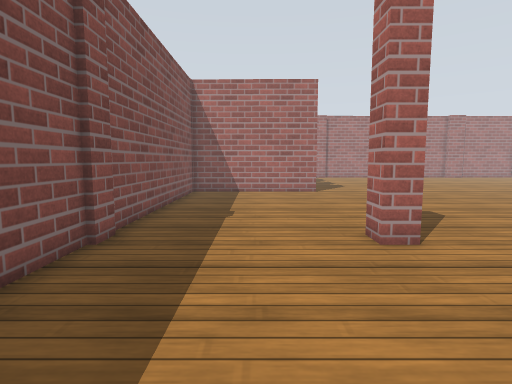
View 1 (above)

17 first-person views from a walk through a world built for the Gazebo simulator. The camera is 0.94 m above the floor, tilts 6° down and sees 80° across. The floor is counted in squares, 0.5 m on a side. Each view is taken from the middle of a square. On the plan, view 1 faces up. The plan holds only what a view shows up to about 16 squares ahead; the rest is blank. The place goes on beyond the plan. Surface patterns are stand-ins for the level's own textures.

View 2
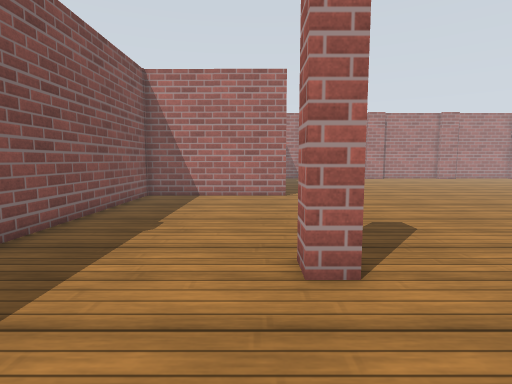

View 3
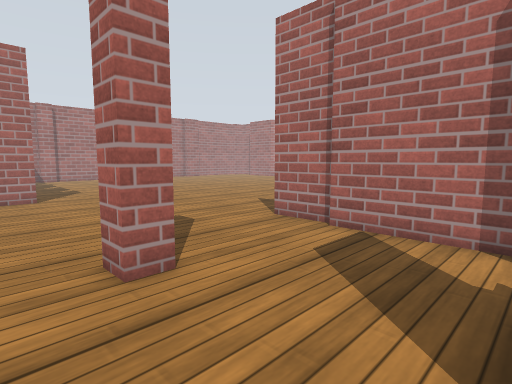

View 4
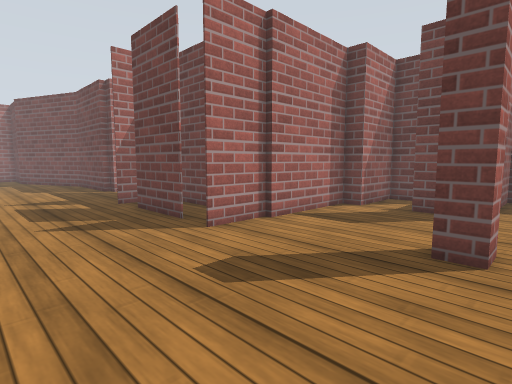

View 5
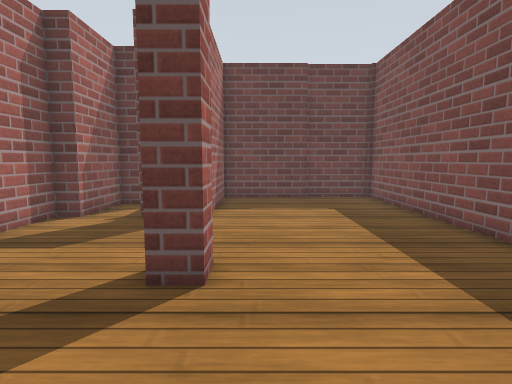

View 6
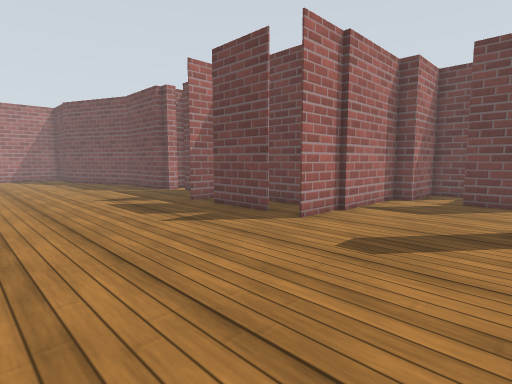

View 7
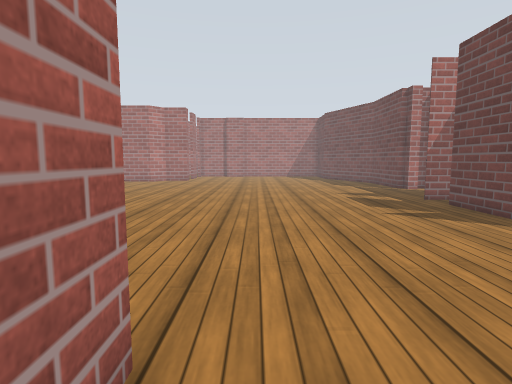

View 8
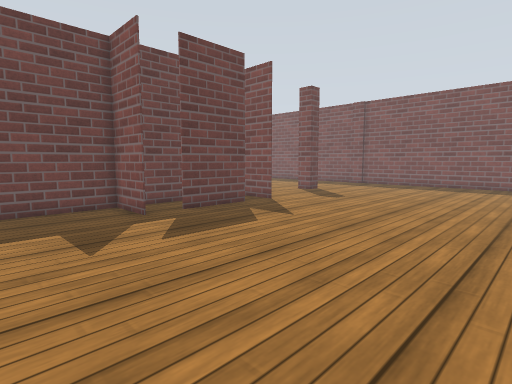

View 9
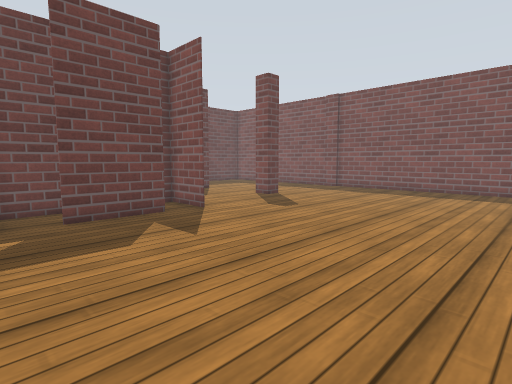

View 10
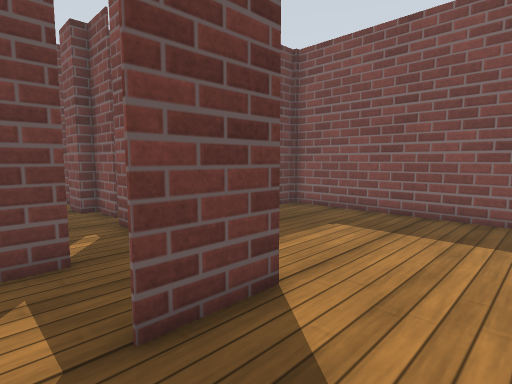

View 11
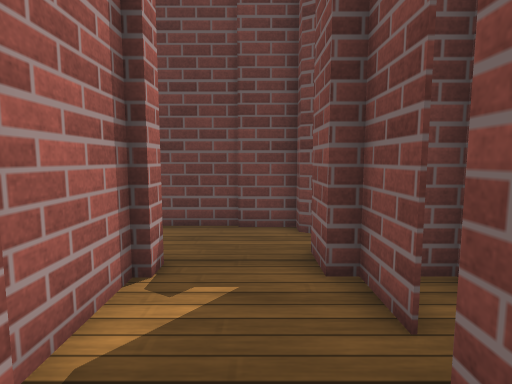

View 12
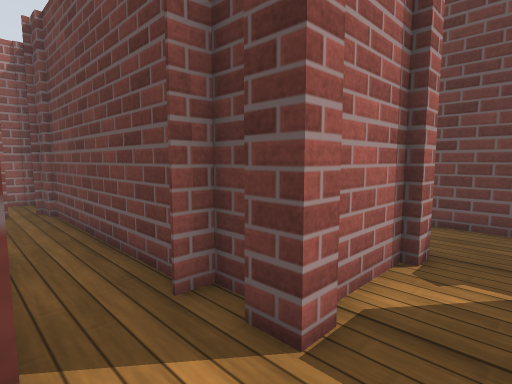

View 13
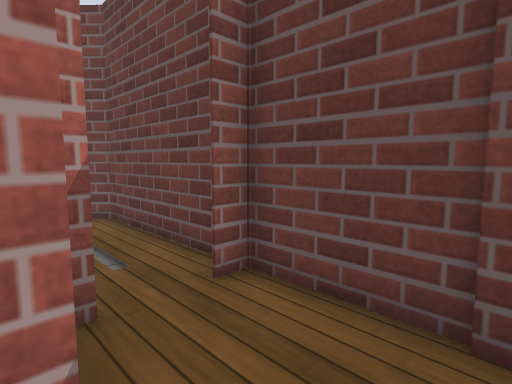

View 14
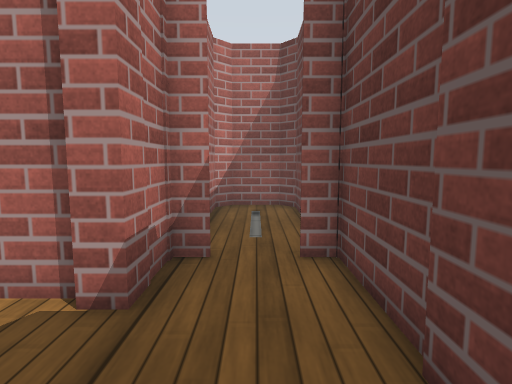

View 15
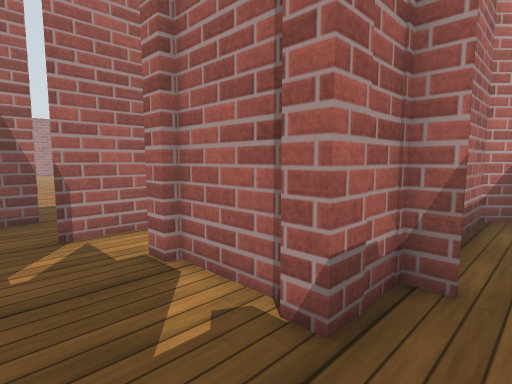

View 16
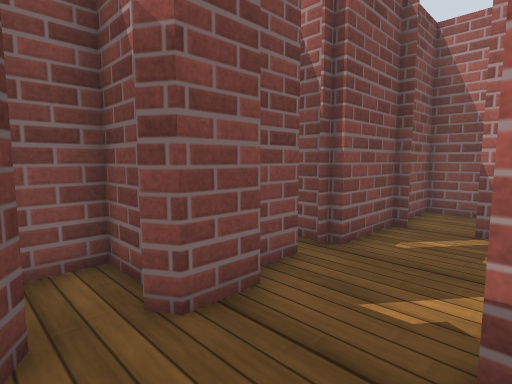

View 17
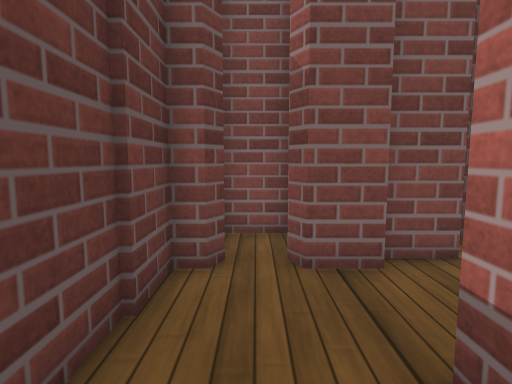

### Floor plan
Points are (right, up) in squares from view 1. A wall is a line through its corners. A room is listed if a view was taken in it or the views show most of it. See-through windows are left out.
Room 1 (views 1, 2, 3, 4, 5, 6, 7, 8, 9, 10)
walls: (9, 9.1) (9, 6.6); (10.5, 8.8) (13.9, 8.8); (8.9, 6.6) (8.9, 9); (3.8, 6.6) (2.8, 6.6) (2.8, 7.6) (3.8, 7.6); (5.9, 2) (3.7, 2) (3.7, -0.5); (15.4, 9.1) (15.4, 6.6); (15.3, 7.6) (15.3, 9); (3.5, 2.1) (5.9, 2.1); (3.6, 18.1) (-3.8, 18.1) (-3.8, 7.9); (-3.6, 7.6) (-3.6, 6.6); (5.5, -1) (7.8, -1) (7.8, 2.1) (8.6, 2.1) (8.6, 6.6) (19, 6.6); (-3.8, 6.6) (-3.8, -3.4) (-0.5, -3.4); (-0.5, -3.2) (3.6, -3.2) (3.6, 1.1)
ways out: opening at (5, -1) to room 2; gap at (14, 9)
Room 2 (views 11, 12, 13, 14, 15, 16)
walls: (6.7, -4) (6.7, -3.4) (7.5, -3.4); (7, -6.8) (7, -3.9); (7.9, -3.7) (8.6, -3.7) (8.6, -3); (3.3, -5) (3.3, -6.9); (3.3, -3.9) (3.3, -4.4); (9.2, -3.4) (16.9, -3.4); (2.5, -6.8) (3.9, -6.8) (3.9, -8.1) (3.4, -8.4); (8.6, -8.1) (8.6, -7.4) (6.7, -7.4) (6.7, -6.6); (7.7, -1.1) (5.6, -1.1); (2.8, -8.1) (1.3, -8.1) (1.3, -9.9); (3.7, -0.5) (3.7, -4) (2.4, -4); (3.3, -9.5) (3.9, -9.9); (3.9, -10.6) (8.7, -10.6) (8.7, -9.8); (16.8, -3.2) (17.6, -3.2)
ways out: opening at (5, -1) to room 1; opening at (9, -9) to room 3; gap at (18, -2)
Room 3 (view 17)
walls: (9.8, -10.6) (15.1, -10.6) (15.7, -10) (15.7, -8) (15.1, -7.4) (12.6, -7.4)
ways out: opening at (9, -9) to room 2

Positions as (right, up) in squares from view 1, and headings:
1: (0, 0), facing up
2: (2, 2), facing up
3: (1, 2), facing up-right
4: (2, 14), facing down-right
5: (2, 12), facing down
6: (3, 17), facing down-right
7: (1, 17), facing right
8: (20, 19), facing down-left
9: (16, 19), facing down-left
10: (7, 5), facing down-left
11: (5, -2), facing down
12: (5, -1), facing down-right
13: (5, -7), facing down-right
14: (3, -9), facing right
15: (4, -9), facing up-right
16: (7, -10), facing up-left
17: (9, -9), facing left
